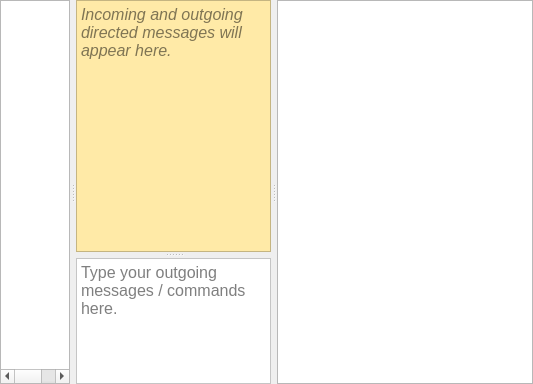
      <widget class="QSplitter" name="textHorizontalSplitter">
       <property name="sizePolicy">
        <sizepolicy hsizetype="MinimumExpanding" vsizetype="MinimumExpanding">
         <horstretch>0</horstretch>
         <verstretch>0</verstretch>
        </sizepolicy>
       </property>
       <property name="minimumSize">
        <size>
         <width>0</width>
         <height>100</height>
        </size>
       </property>
       <property name="orientation">
        <enum>Qt::Horizontal</enum>
       </property>
       <property name="handleWidth">
        <number>6</number>
       </property>
       <widget class="QTableWidget" name="tableWidgetRXAll">
        <property name="sizePolicy">
         <sizepolicy hsizetype="Expanding" vsizetype="Expanding">
          <horstretch>6</horstretch>
          <verstretch>0</verstretch>
         </sizepolicy>
        </property>
        <property name="font">
         <font>
          <pointsize>12</pointsize>
         </font>
        </property>
        <property name="toolTip">
         <string>&lt;html&gt;&lt;head/&gt;&lt;body&gt;&lt;p&gt;Received band activity is displayed with time since last heard, SNR, and the text received for each frequency offset in the passband.&lt;/p&gt;&lt;/body&gt;&lt;/html&gt;</string>
        </property>
        <property name="sizeAdjustPolicy">
         <enum>QAbstractScrollArea::AdjustToContentsOnFirstShow</enum>
        </property>
        <property name="autoScroll">
         <bool>false</bool>
        </property>
        <property name="editTriggers">
         <set>QAbstractItemView::NoEditTriggers</set>
        </property>
        <property name="showDropIndicator" stdset="0">
         <bool>false</bool>
        </property>
        <property name="dragDropOverwriteMode">
         <bool>false</bool>
        </property>
        <property name="alternatingRowColors">
         <bool>true</bool>
        </property>
        <property name="selectionMode">
         <enum>QAbstractItemView::SingleSelection</enum>
        </property>
        <property name="selectionBehavior">
         <enum>QAbstractItemView::SelectRows</enum>
        </property>
        <property name="textElideMode">
         <enum>Qt::ElideLeft</enum>
        </property>
        <property name="gridStyle">
         <enum>Qt::DotLine</enum>
        </property>
        <property name="sortingEnabled">
         <bool>false</bool>
        </property>
        <property name="wordWrap">
         <bool>false</bool>
        </property>
        <attribute name="horizontalHeaderVisible">
         <bool>false</bool>
        </attribute>
        <attribute name="horizontalHeaderCascadingSectionResizes">
         <bool>false</bool>
        </attribute>
        <attribute name="horizontalHeaderDefaultSectionSize">
         <number>30</number>
        </attribute>
        <attribute name="horizontalHeaderMinimumSectionSize">
         <number>20</number>
        </attribute>
        <attribute name="horizontalHeaderStretchLastSection">
         <bool>true</bool>
        </attribute>
        <attribute name="verticalHeaderVisible">
         <bool>false</bool>
        </attribute>
        <column>
         <property name="text">
          <string>Offset</string>
         </property>
        </column>
        <column>
         <property name="text">
          <string>Age</string>
         </property>
        </column>
        <column>
         <property name="text">
          <string>SNR</string>
         </property>
        </column>
        <column>
         <property name="text">
          <string>Text</string>
         </property>
        </column>
       </widget>
       <widget class="QSplitter" name="textVerticalSplitter">
        <property name="sizePolicy">
         <sizepolicy hsizetype="Expanding" vsizetype="Expanding">
          <horstretch>10</horstretch>
          <verstretch>0</verstretch>
         </sizepolicy>
        </property>
        <property name="orientation">
         <enum>Qt::Vertical</enum>
        </property>
        <property name="handleWidth">
         <number>6</number>
        </property>
        <widget class="QTextEdit" name="textEditRX">
         <property name="sizePolicy">
          <sizepolicy hsizetype="Expanding" vsizetype="Expanding">
           <horstretch>4</horstretch>
           <verstretch>2</verstretch>
          </sizepolicy>
         </property>
         <property name="font">
          <font>
           <pointsize>12</pointsize>
           <italic>true</italic>
          </font>
         </property>
         <property name="autoFillBackground">
          <bool>true</bool>
         </property>
         <property name="styleSheet">
          <string notr="true">QTextEdit { background-color:#ffeaa7; }</string>
         </property>
         <property name="undoRedoEnabled">
          <bool>false</bool>
         </property>
         <property name="readOnly">
          <bool>true</bool>
         </property>
         <property name="placeholderText">
          <string>Incoming and outgoing directed messages will appear here.</string>
         </property>
        </widget>
        <widget class="QTextEdit" name="extFreeTextMsgEdit">
         <property name="sizePolicy">
          <sizepolicy hsizetype="Expanding" vsizetype="Expanding">
           <horstretch>4</horstretch>
           <verstretch>1</verstretch>
          </sizepolicy>
         </property>
         <property name="font">
          <font>
           <pointsize>12</pointsize>
          </font>
         </property>
         <property name="styleSheet">
          <string notr="true">QTextEdit { background:rgb(255, 255, 255); }

QTextEdit[readOnly=&quot;true&quot;] { 
	background:#EEE;
	font-style:italic;
}

QTextEdit[transmitting=&quot;true&quot;] { 
	background:#EEE;
	font-style:italic;
}</string>
         </property>
         <property name="acceptRichText">
          <bool>false</bool>
         </property>
         <property name="placeholderText">
          <string>Type your outgoing messages / commands here.</string>
         </property>
        </widget>
       </widget>
       <widget class="QTableWidget" name="tableWidgetCalls">
        <property name="font">
         <font>
          <pointsize>12</pointsize>
         </font>
        </property>
        <property name="toolTip">
         <string>&lt;html&gt;&lt;head/&gt;&lt;body&gt;&lt;p&gt;Received callsigns are displayed with time since last heard, SNR, and grid locator (if reported).&lt;/p&gt;&lt;/body&gt;&lt;/html&gt;</string>
        </property>
        <property name="autoScroll">
         <bool>false</bool>
        </property>
        <property name="editTriggers">
         <set>QAbstractItemView::NoEditTriggers</set>
        </property>
        <property name="showDropIndicator" stdset="0">
         <bool>false</bool>
        </property>
        <property name="alternatingRowColors">
         <bool>true</bool>
        </property>
        <property name="selectionMode">
         <enum>QAbstractItemView::SingleSelection</enum>
        </property>
        <property name="selectionBehavior">
         <enum>QAbstractItemView::SelectRows</enum>
        </property>
        <property name="textElideMode">
         <enum>Qt::ElideRight</enum>
        </property>
        <property name="gridStyle">
         <enum>Qt::DotLine</enum>
        </property>
        <property name="wordWrap">
         <bool>false</bool>
        </property>
        <attribute name="horizontalHeaderVisible">
         <bool>false</bool>
        </attribute>
        <attribute name="horizontalHeaderDefaultSectionSize">
         <number>30</number>
        </attribute>
        <attribute name="horizontalHeaderMinimumSectionSize">
         <number>20</number>
        </attribute>
        <attribute name="horizontalHeaderStretchLastSection">
         <bool>true</bool>
        </attribute>
        <attribute name="verticalHeaderVisible">
         <bool>false</bool>
        </attribute>
        <column>
         <property name="text">
          <string>Callsign</string>
         </property>
        </column>
        <column>
         <property name="text">
          <string>Age</string>
         </property>
        </column>
        <column>
         <property name="text">
          <string>SNR</string>
         </property>
        </column>
        <column>
         <property name="text">
          <string>Grid</string>
         </property>
        </column>
        <column>
         <property name="text">
          <string>Distance</string>
         </property>
        </column>
       </widget>
      </widget>
